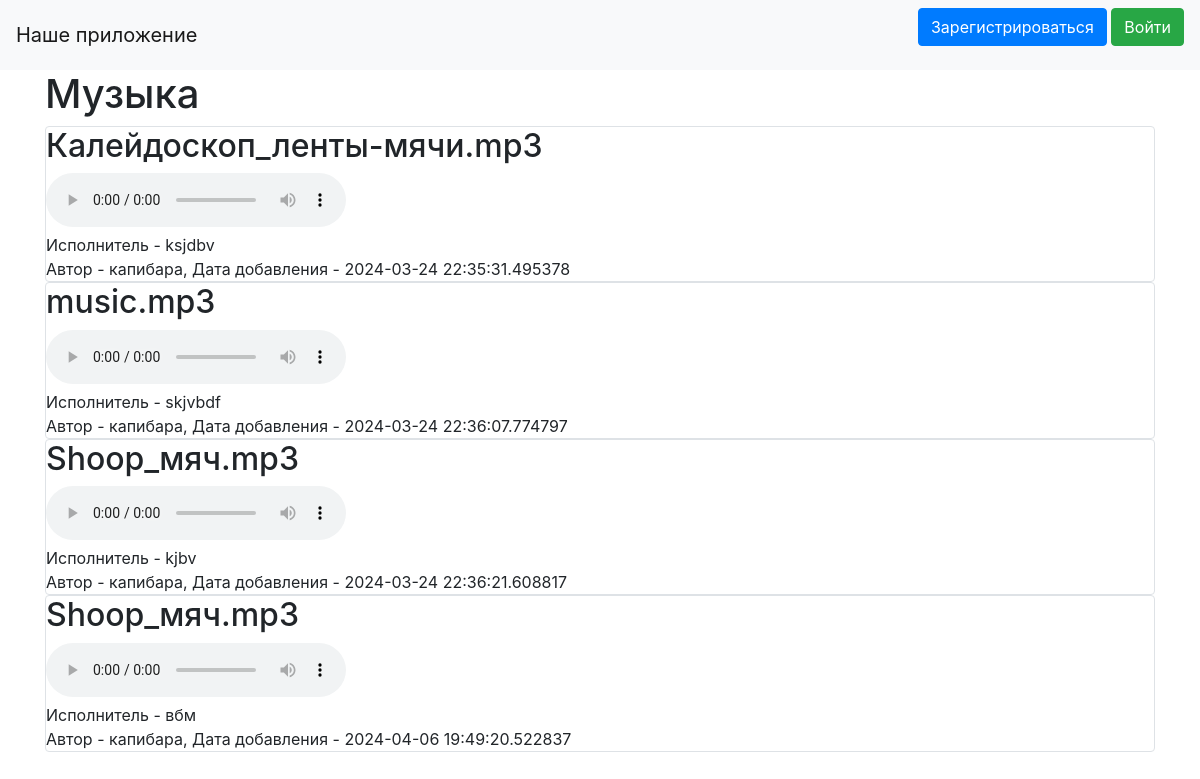
The page / on the database its author committed.
### data/news.py (models this page shows)
class News(SqlAlchemyBase):
    __tablename__ = 'news'
    id = sqlalchemy.Column(sqlalchemy.Integer, primary_key=True, autoincrement=True)
    title = sqlalchemy.Column(sqlalchemy.String, nullable=True)
    content = sqlalchemy.Column(sqlalchemy.String, nullable=True)
    created_date = sqlalchemy.Column(sqlalchemy.DateTime, default=datetime.datetime.now)
    is_private = sqlalchemy.Column(sqlalchemy.Boolean, default=True)
    user_id = sqlalchemy.Column(sqlalchemy.Integer, sqlalchemy.ForeignKey("users.id"))
    user = orm.relationship('User')
    categories = orm.relationship("Category", secondary="association", backref="news")

### data/users.py (models this page shows, shortened)
class User(SqlAlchemyBase, UserMixin):
    __tablename__ = 'users'
    id = sqlalchemy.Column(sqlalchemy.Integer, primary_key=True, autoincrement=True)
    name = sqlalchemy.Column(sqlalchemy.String, nullable=True)
    about = sqlalchemy.Column(sqlalchemy.String, nullable=True)
    email = sqlalchemy.Column(sqlalchemy.String, index=True, unique=True, nullable=True)
    hashed_password = sqlalchemy.Column(sqlalchemy.String, nullable=True)
    created_date = sqlalchemy.Column(sqlalchemy.DateTime, default=datetime.datetime.now)
    news = orm.relationship("News", back_populates='user')

### main.py (the view)
@app.route("/")
def index():
    db_sess = db_session.create_session()
    con = sqlite3.connect("db/blogs.db")
    cur = con.cursor()
    result = cur.execute("""SELECT switch_on FROM sleep WHERE user_id""").fetchone()
    con.close()
    news = db_sess.query(News).filter(News.is_private != True)
    return render_template("index.html", news=news)

### data/db_session.py (called while the page is built)
def create_session() -> Session:
    global __factory
    return __factory()

### templates/index.html (shortened to what this page needs)
{% extends "base.html" %}
{% block content %}
    <h1>Музыка</h1>
    {% for item in news %}
        <div class="col-md6 border rounded" >
            <h2>{{ item.title }}</h2>
            <audio controls src="/static/{{item.title}}" loop="loop"> </audio>
            <div>Исполнитель - {{ item.content }}</div>
            <div> Автор - {{ item.user.name }}, Дата добавления - {{ item.created_date }} </div>
        </div>
    {% endfor %}
{% endblock %}

### rows shown on the page
News: title "Калейдоскоп_ленты-мячи.mp3", content "ksjdbv", user.name "капибара", created_date "2024-03-24 22:35:31.495378"
News: title "music.mp3", content "skjvbdf", user.name "капибара", created_date "2024-03-24 22:36:07.774797"
News: title "Shoop_мяч.mp3", content "kjbv", user.name "капибара", created_date "2024-03-24 22:36:21.608817"
News: title "Shoop_мяч.mp3", content "вбм", user.name "капибара", created_date "2024-04-06 19:49:20.522837"
